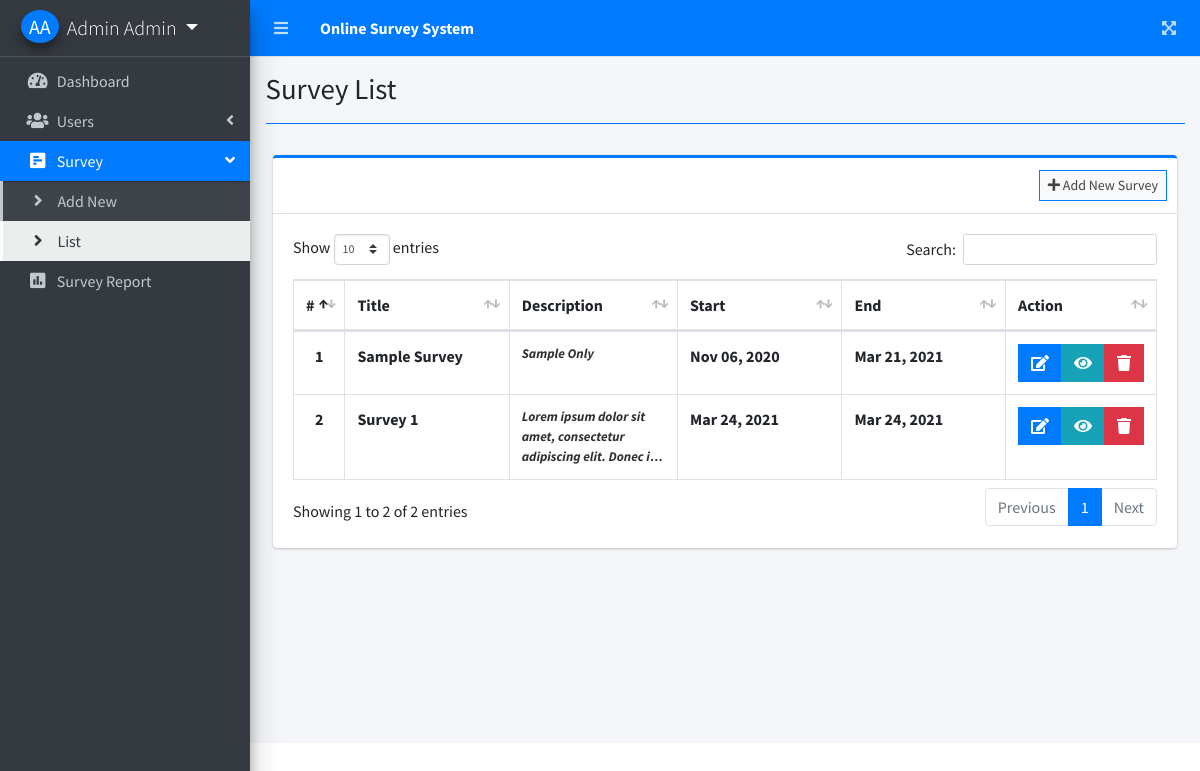
/index.php?page=survey_list (signed in), run on the app's committed database.
### tables this page shows
CREATE TABLE `survey_set` (
  `id` int(30) NOT NULL,
  `title` varchar(200) NOT NULL,
  `description` text NOT NULL,
  `user_id` int(30) NOT NULL,
  `start_date` date NOT NULL,
  `end_date` date NOT NULL,
  `date_created` datetime NOT NULL DEFAULT current_timestamp()
);

### survey_list.php (the view, shortened to what this page needs)
<?php include'db_connect.php' ?>
<div class="col-lg-12">
	<div class="card card-outline card-primary">
		<div class="card-header">
			<div class="card-tools">
				<a class="btn btn-block btn-sm btn-default btn-flat border-primary" href="./index.php?page=new_survey"><i class="fa fa-plus"></i> Add New Survey</a>
			</div>
		</div>
		<div class="card-body">
			<table class="table tabe-hover table-bordered" id="list">
				<colgroup>
					<col width="5%">
					<col width="20%">
					<col width="20%">
					<col width="20%">
					<col width="20%">
					<col width="15%">
				</colgroup>
				<thead>
					<tr>
						<th class="text-center">#</th>
						<th>Title</th>
						<th>Description</th>
						<th>Start</th>
						<th>End</th>
						<th>Action</th>
					</tr>
				</thead>
				<tbody>
					<?php
					$i = 1;
					$qry = $conn->query("SELECT * FROM survey_set order by date(start_date) asc,date(end_date) asc ");
					while($row= $qry->fetch_assoc()):
					?>
					<tr>
						<th class="text-center"><?php echo $i++ ?></th>
						<td><b><?php echo ucwords($row['title']) ?></b></td>
						<td><b class="truncate"><?php echo $row['description'] ?></b></td>
						<td><b><?php echo date("M d, Y",strtotime($row['start_date'])) ?></b></td>
						<td><b><?php echo date("M d, Y",strtotime($row['end_date'])) ?></b></td>
						<td class="text-center">
		                    <div class="btn-group">
		                        <a href="./index.php?page=edit_survey&id=<?php echo $row['id'] ?>" class="btn btn-primary btn-flat">
		                          <i class="fas fa-edit"></i>
		                        </a>
		                        <a  href="./index.php?page=view_survey&id=<?php echo $row['id'] ?>" class="btn btn-info btn-flat">
		                          <i class="fas fa-eye"></i>
		                        </a>
		                        <button type="button" class="btn btn-danger btn-flat delete_survey" data-id="<?php echo $row['id'] ?>">
		                          <i class="fas fa-trash"></i>
		                        </button>
	                      </div>
						</td>
					</tr>
				<?php endwhile; ?>
				</tbody>
			</table>
		</div>
	</div>
</div>

### data on the page
survey_set: title "Sample Survey", description "Sample Only", start_date "Nov 06, 2020", end_date "Mar 21, 2021"
survey_set: title "Survey 1", description "Lorem ipsum dolor sit amet, consectetur adipiscing elit. Donec…", start_date "Mar 24, 2021", end_date "Mar 24, 2021"

### other printed values
$_SESSION['login_firstname'].' '.$_SESSION['login_lastname'] "Admin Admin"
$title "Survey List"
